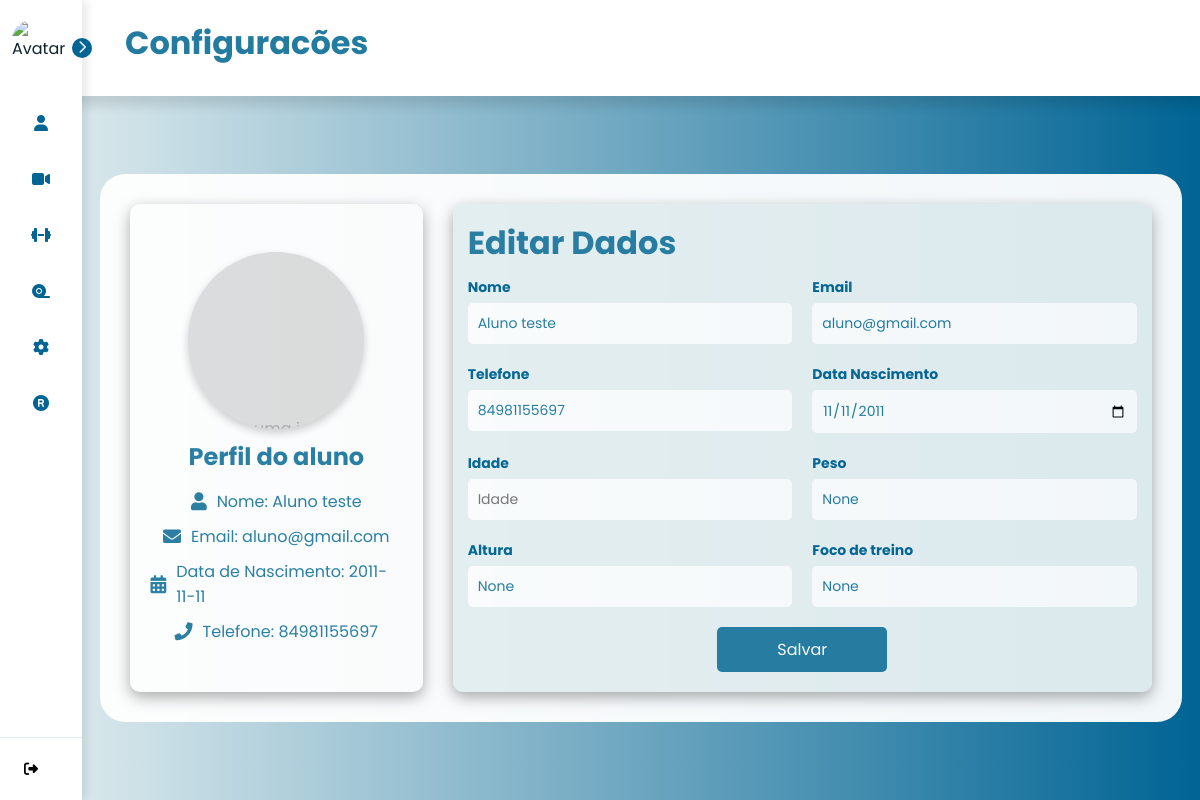
The page /configuracoes (signed in) on the database as committed earlier.
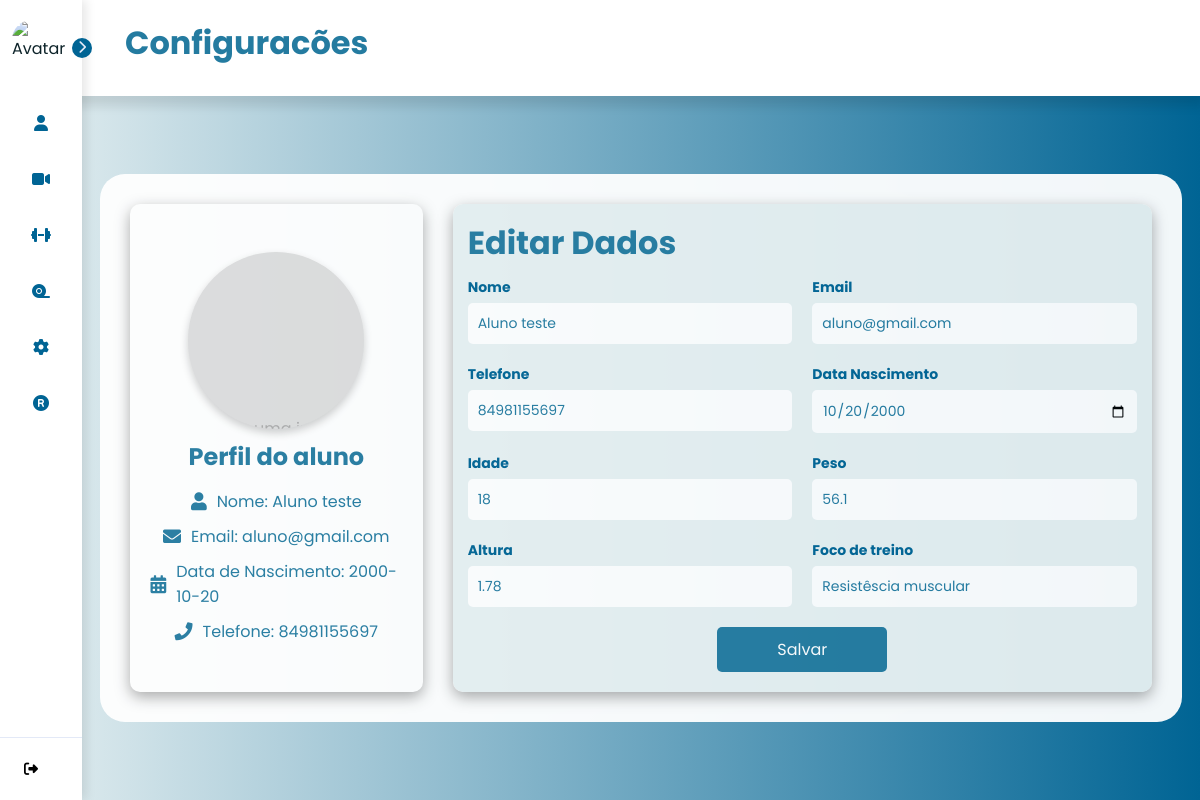
The same page on the database as committed later.
### tables this page shows
CREATE TABLE users (
    use_id INTEGER PRIMARY KEY AUTOINCREMENT,
    use_nome TEXT NOT NULL,
    use_senha TEXT NOT NULL,
    use_email TEXT NOT NULL,
    use_telefone TEXT NOT NULL,
    use_data_nascimento DATE NOT NULL,
    use_genero TEXT NOT NULL,
    use_tipo_usuario TEXT NOT NULL,
    use_dias_treino INT,
    use_horario_treino TIME,
    use_dias_trabalho INT ,
    use_horario_trabalho TIME,
    use_idade INT,
    use_peso FLOAT,
    use_altura FLOAT,
    use_foco_treino VARCHAR(90), /*foco do treino que o aluno quer desenvolver*/
    use_tipo_treino VARCHAR(90), /*tipo do treino que o personal gosta de ensinar*/
    use_contador INTEGER DEFAULT 0
);

### controllers/ProfileController.py (the view, shortened to what this page needs)
@profile_bp.route('/configuracoes', methods=['GET', 'POST'])
@login_required
def configuracoes():
    userid = current_user.get_id()
    user = User.get(userid)
    um_user = User.one(userid)
    return render_template('configuracoes.html', user=um_user, user_info=user)

### app.py (called while the page is built)
@login_manager.user_loader
def load_user(user_id):
    return User.get(user_id)

### models/User.py (called while the page is built)
    def get_id(self):
        return self.id

    @classmethod
    def one(cls, id):
        conn = obter_conexao()
        cursor = conn.cursor()
        cursor.execute('SELECT * FROM users WHERE use_id = ?', (id,))
        consultar_user = cursor.fetchone()
        conn.close()
        return consultar_user

### models/__init__.py (called while the page is built)
def obter_conexao():
    conn = sqlite3.connect('database.db')
    conn.row_factory = sqlite3.Row
    return conn

### templates/configuracoes.html (shortened to what this page needs)
{% extends "base.html" %}
{% block titlePage %} Configuracões {% endblock %}
{% block content %}
<div class="profile-page">
    <div class="profile-container1">
        <label class="picture" for="picture__input" tabIndex="0">
            <span class="picture__image">Escolha uma imagem</span>
        </label>
        <h2>Perfil do {{ user_info.tipo_usuario}}</h2>
        <div class="profile-info1">
            <div class="info-item">
                <i class="fas fa-user"></i>
                <p>Nome: {{ user_info.nome }}</p>
            </div>
            <div class="info-item">
                <i class="fas fa-envelope"></i>
                <p>Email: {{ user_info.email }}</p>
            </div>
            <div class="info-item">
                <i class="fas fa-calendar-alt"></i>
                <p>Data de Nascimento: {{ user_info.data_nascimento }} </p>
            </div>
            <div class="info-item">
                <i class="fas fa-phone"></i>
                <p>Telefone: {{ user_info.telefone }}</p>
            </div>
        </div>
    </div>
    <div class="profile-container2">
        <div class="form">
            <h1>Editar Dados</h1>
            <form method="POST" action="/configuracoes">
                <div class="input-group">
                    <div class="input-box">
                        <label for="nome_edit">Nome</label>
                        <input id="nome_edit" type="text" name="nome_edit" placeholder="Insira seu nome" value="{{user.use_nome}}" required>
                    </div>
                    <div class="input-box">
                        <label for="email_edit">Email</label>
                        <input id="email_edit" type="text" name="email_edit" placeholder="Insira seu email" value="{{user.use_email}}" required>
                    </div>
                    <div class="input-box">
                        <label for="telefone_edit">Telefone</label>
                        <input id="telefone_edit" type="text" name="telefone_edit" placeholder="Insira seu Telefone" value="{{user.use_telefone}}" required>
                    </div>
                    <div class="input-box">
                        <label for="data_nascimento_edit">Data Nascimento</label>
                        <input name='data_nascimento_edit' type="date" id="data_nascimento_edit" value="{{user.use_data_nascimento}}" Placeholder="Data de nascimento" required>
                    </div>
                    <div class="input-box">
                        <label for="idade_edit">Idade</label>
                        <input name='idade_edit' type="number" id="idade_edit" value="{{user.use_idade}}" Placeholder="Idade" required>
                    </div>
                    <div class="input-box">
                        <label for="peso_edit">Peso</label>
                        <input name='peso_edit' type="text" id="peso_edit" value="{{user.use_peso}}" Placeholder="Peso" required>
                    </div>
                    <div class="input-box">
                        <label for="altura_edit">Altura</label>
                        <input name='altura_edit' type="text" id="altura_edit" value="{{user.use_altura}}" Placeholder="Altura" required>
                    </div>
                    <div class="input-box">
                        <label for="foco_treino_edit">Foco de treino</label>
                        <input name='foco_treino_edit' type="text" id="foco_treino_edit" value="{{user.use_foco_treino}}" Placeholder="Foco de Treino" required>
                    </div>
                </div>
                <div class="continue-button">
                    <button><a href="#">Salvar</a></button>
                </div>
            </form>
        </div>
    </div>
</div>
{% endblock %}

### templates/base.html (shortened to what this page needs)
<!DOCTYPE html>
<html lang="pt-br">
<head>
    <link rel="stylesheet" href="https://cdnjs.cloudflare.com/ajax/libs/font-awesome/6.5.1/css/all.min.css"
 />
    <link href="https://cdnjs.cloudflare.com/ajax/libs/font-awesome/5.15.4/css/all.min.css" rel="stylesheet">
</head>
<body>
    <nav id="sidebar">
        <div id="sidebar_content">
            <div id="logo_avatar">
                <img src="{{ url_for('static', filename='images/') }}" id="logo_avatar_avatar" alt="Avatar">
            </div>
            <ul id="side_items">
                <li class="side-item {% if request.endpoint == 'profile' %}active{% endif %}">
                    <a href="{{ url_for('profile.profile') }}">
                        <i class="fa-solid fa-user"></i>
                    </a>
                </li>
                <li class="side-item {% if request.endpoint == 'exercise_page' %}active{% endif %}">
                    <a href="{{ url_for('exercise.exercise_page') }}">
                        <i class="fa-solid fa-video"></i>
                    </a>
                </li>
                <li class="side-item {% if request.endpoint == 'treinos' %}active{% endif %}">
                    <a href="{{ url_for('training.treinos') }}">
                        <i class="fa-solid fa-dumbbell"></i>
                    </a>
                </li>
                <li class="side-item {% if request.endpoint == 'medidas' %}active{% endif %}">
                    <a href="{{ url_for('training.medidas') }}">
                        <i class="fa-sharp fa-solid fa-tape"></i>
                    </a>
                </li>
                <li class="side-item {% if request.endpoint == 'configuracoes' %}active{% endif %}">
                    <a href="{{ url_for('profile.configuracoes') }}">
                        <i class="fa-solid fa-gear"></i>
                    </a>
                </li>
                <li class="side-item {% if request.endpoint == 'cadastrar_exercicio' %}active{% endif %}">
                    <a href="{{ url_for('exercise.cadastrar_exercicio') }}">
                        <i class="fa-solid fa-registered"></i>
                    </a>
                </li>
            <button id="open_btn">
                <i id="open_btn_icon" class="fa-solid fa-chevron-right"></i>
            </button>
        </div>
        <div id="logout">
            <form action="{{url_for('auth.logout')}}" method="POST">
                <button id="logout_btn" type="submit">
                    <i class="fa-solid fa-right-from-bracket"></i>
                </button>
            </form>
        </div>
    </nav>
    <header>
        <h1>{% block titlePage %} {% endblock %}</h1>
    </header>
    <main class="fade-in">
        {% block content %}{% endblock %}
    </main>
</body>
</html>

### templates/configuracoes.html (style rules this page uses)
:root { --techfit-100: #ffff; --techfit-200: #247ba0; --techfit-300: #247ba0; --techfit-400: #006494; --techfit-500: #e8f1f2; }
* { font-family: "Didact Gothic", sans-serif; margin: 0; padding: 0; box-sizing: border-box; }
body { display: flex; align-items: center; justify-content: center; width: 100%; height: 100vh; }
.profile-page { display: flex; width: 100%; height: 100%; }
.profile-container1 { display: flex; flex-direction: column; align-items: center; justify-content: center; margin: 0 auto; width: 40%; margin-right: 30px; padding: 2%; background-color:var(--techfit--100); border-radius: 10px; box-shadow: 0 5px 15px rgba(0, 0, 0, 0.35); gap: 10px; }
.profile-container1 h2 { text-align: center; margin-bottom: 5px; color: var(--techfit-200); }
.picture { width: 70%; height: 0; padding-top: 70%; background: #ddd; display: flex; align-items: center; justify-content: center; color: #aaa; cursor: pointer; transition: color 300ms ease-in-out, background 300ms ease-in-out; outline: none; overflow: hidden; border-radius: 50%; position: relative; box-shadow: 0 4px 8px rgba(0, 0, 0, 0.2); }
.profile-info1 { display: flex; flex-direction: column; align-items: center; justify-content: center; gap: 10px; width: 100%; }
.profile-info1 .info-item { display: flex; align-items: center; gap: 10px; font-size: 16px; color: var(--techfit-200); }
.profile-info1 .info-item p { word-wrap: break-word; word-break: break-word; overflow-wrap: break-word; }
.profile-info1 .info-item i { font-size: 18px; }
.profile-container2 h1 { color: var(--techfit-200); }
.profile-container2 { display: flex; flex-direction: column; background-color: #f9f9f9; width: 100%; max-width: 100%; box-shadow: 0 5px 15px rgba(0, 0, 0, 0.35); border-radius: 10px; padding: 0; gap: 10px; box-sizing: border-box; overflow: hidden; }
h1 { text-align: left; color: var(--techfit-200); margin-bottom: 10px; }
.form { display: flex; width: 100%; padding: 15px; justify-self: center; background-color: var(--techfit-500); flex-direction: column; border-radius: 10px; }
.input-group { display: flex; flex-wrap: wrap; gap: 20px; }
.input-box { flex: 1 1 calc(50% - 20px); display: flex; flex-direction: column; }
.input-box label { font-size: 14px; color:var(--techfit-400); margin-bottom: 5px; font-weight: bold; }
.input-box input, select { padding: 10px; border: none; border-radius: 5px; font-size: 14px; width: 100%; box-sizing: border-box; color: var(--techfit-200); }
.continue-button { text-align: center; margin-top: 20px; }
.continue-button button { padding: 10px 20px; background-color: var(--techfit-300); color: white; border: none; border-radius: 5px; font-size: 16px; cursor: pointer; transition: background-color 0.3s ease; width: 170px; margin-bottom: 5px; }
.continue-button button a { color: white; text-decoration: none; }

Rows that differ between the two databases and show on the page:
changed users "aluno": data_nascimento "2011-11-11" → "2000-10-20"; data_nascimento_edit "11/11/2011" → "10/20/2000"; idade_edit (not shown) → "18"; peso_edit (not shown) → "56.1"; altura_edit (not shown) → "1.78"; foco_treino_edit (not shown) → "Resistêscia muscular"
Other text that changed with them:
form field peso_edit: "None" → (not shown)
form field altura_edit: "None" → (not shown)
form field foco_treino_edit: "None" → (not shown)
